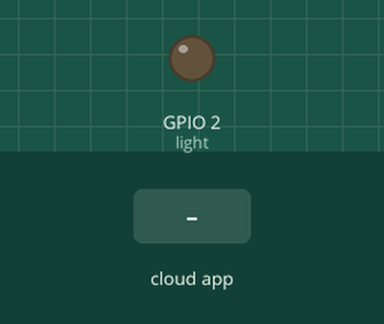
Bench run of a sketch on a simulated ESP32. On the bench: output pins drawn as LEDs (lit = HIGH). The inputs (shaded band) are chosen by the test bench. WiFi joins after 1.5 s; servers stay silent unless stated; no MQTT or app messages arrive unless stated; what the sketch prints to the serial monitor is not drawn.

Above: at 2.7 s.
2.8 s: the phone or cloud app sets light to ON
At 3.8 s:
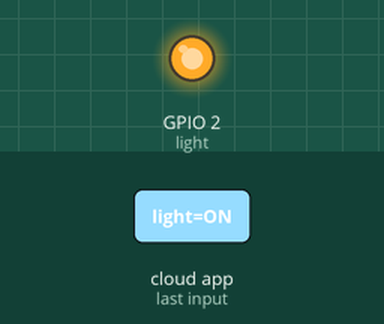
4.3 s: the phone or cloud app sets light to OFF
At 5.7 s:
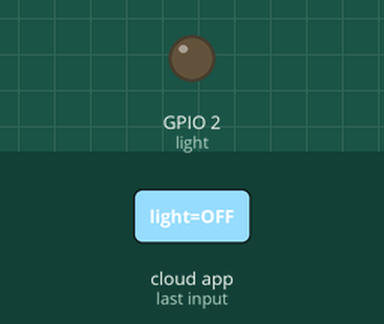
Timing chart, 0 to 7.3 s (numbered marks = the images above; inputs shaded):
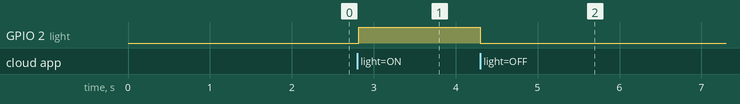

Measured:
- after the input at 2.8 s, GPIO 2 (light): LOW → HIGH at once
- after the input at 4.3 s, GPIO 2 (light): HIGH → LOW at once

The sketch:

Adafruit_MQTT_Subscribe.ino
```cpp
#include <WiFi.h>
#include "Adafruit_MQTT.h"
#include "Adafruit_MQTT_Client.h"

/************************* WiFi Access Point *********************************/
#define light 2
#define WLAN_SSID       "**********"
#define WLAN_PASS       "**********"

/************************* Adafruit.io Setup *********************************/

#define AIO_SERVER      "io.adafruit.com"
#define AIO_SERVERPORT  1883                   // use 8883 for SSL

#define IO_USERNAME  "*******************"
#define IO_KEY       "***************************"


WiFiClient client;
Adafruit_MQTT_Client mqtt(&client, AIO_SERVER, AIO_SERVERPORT, IO_USERNAME, IO_KEY);

// Setup a feed called 'light' for subscribing to changes.
Adafruit_MQTT_Subscribe sensor2 = Adafruit_MQTT_Subscribe(&mqtt, IO_USERNAME "/feeds/light");


void MQTT_connect();

void setup() {
  Serial.begin(9600);
  delay(10);
  pinMode(light,OUTPUT);
  Serial.println(F("Adafruit MQTT demo"));

  // Connect to WiFi access point.
  Serial.println(); Serial.println();
  Serial.print("Connecting to ");
  Serial.println(WLAN_SSID);

  WiFi.begin(WLAN_SSID, WLAN_PASS);
  while (WiFi.status() != WL_CONNECTED) {
    delay(500);
    Serial.print(".");
  }
  Serial.println();

  Serial.println("WiFi connected");
  Serial.println("IP address: "); Serial.println(WiFi.localIP());

  // Setup MQTT subscription for onoff feed.
  mqtt.subscribe(&sensor2);
}

int x=0;

void loop() {
  MQTT_connect();
  Adafruit_MQTT_Subscribe *subscription;
  while ((subscription = mqtt.readSubscription(5000))) {
    if (subscription == &sensor2) {
      Serial.print(F("Got: "));
      Serial.println((char *)sensor2.lastread);

      String light_status = (char *)sensor2.lastread;
      Serial.print("light_status : " + light_status);
      if(light_status == "ON"){
        digitalWrite(light,HIGH);
      } else if (light_status == "OFF") {
        digitalWrite(light,LOW);
      } else {
        Serial.print("Received invalid data..");
      }
    }
  }
  if(! mqtt.ping()) {
    mqtt.disconnect();
  }
}

// Function to connect and reconnect as necessary to the MQTT server.
// Should be called in the loop function and it will take care if connecting.
void MQTT_connect() {
  int8_t ret;

  // Stop if already connected.
  if (mqtt.connected()) {
    return;
  }

  Serial.print("Connecting to MQTT... ");

  uint8_t retries = 3;
  while ((ret = mqtt.connect()) != 0) { // connect will return 0 for connected
       Serial.println(mqtt.connectErrorString(ret));
       Serial.println("Retrying MQTT connection in 5 seconds...");
       mqtt.disconnect();
       delay(5000);  // wait 5 seconds
       retries--;
       if (retries == 0) {
         // basically die and wait for WDT to reset me
         while (1);
       }
  }
  Serial.println("MQTT Connected!");
}
```
